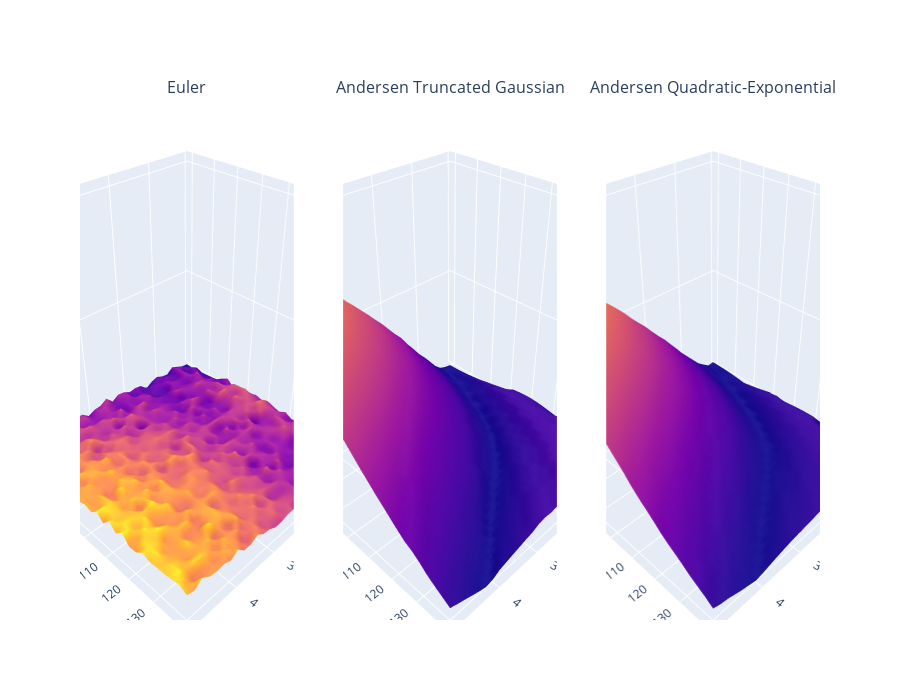

Notebook source saved alongside this figure:
### Code cell
import plotly.graph_objects as go
import plotly.express as px
from plotly.subplots import make_subplots

fig = make_subplots(rows=1, cols=3, specs=[[{'type':'surface'}, {'type':'surface'}, {'type':'surface'}]], subplot_titles = ['Euler', 'Andersen Truncated Gaussian', 'Andersen Quadratic-Exponential'], shared_xaxes=True)


max_error = max(test2_euler.values.max(), test2_anderson_tg.values.max(), test2_anderson_qe.values.max())
min_error  =min(test2_euler.values.min(), test2_anderson_tg.values.min(), test2_anderson_qe.values.min())

fig.add_trace(go.Surface(z=test2_euler.values, x=test2_euler.columns, y=test2_euler.index, showscale=False), row=1, col=1, )
fig.add_trace(go.Surface(z=test2_anderson_tg.values, x=test2_anderson_tg.columns, y=test2_anderson_tg.index, showscale=False), row=1, col=2)
fig.add_trace(go.Surface(z=test2_anderson_qe.values, x=test2_anderson_qe.columns, y=test2_anderson_qe.index, showscale=False), row=1, col=3)
fig.update_scenes(xaxis_title_text='T',  
                  yaxis_title_text='Strike',  
                  zaxis_title_text='error',
                     zaxis = dict(nticks=4, range=[min_error*(1.02),max_error*(1.02)]))

fig.update_layout(
    height=700)
fig.show()

### Figure 1 — Plotly figure (JSON) as saved in the notebook; plotly's stock layout.template omitted (floating-point values rounded to 4 significant figures; data arrays with more than 128 entries replaced by an {"elided": "..."} marker saying what was removed)
{"data": [{"scene": "scene", "showscale": false, "type": "surface", "x": [0.1, 0.269, 0.4379, 0.6069, 0.7759, 0.9448, 1.114, 1.283, 1.452, 1.621, 1.79, 1.959, 2.128, 2.297, 2.466, 2.634, 2.803, 2.972, 3.141, 3.31, 3.479, 3.648, 3.817, 3.986, 4.155, 4.324, 4.493, 4.662, 4.831, 5], "y": [60, 62.76, 65.52, 68.28, 71.03, 73.79, 76.55, 79.31, 82.07, 84.83, 87.59, 90.34, 93.1, 95.86, 98.62, 101.4, 104.1, 106.9, 109.7, 112.4, 115.2, 117.9, 120.7, 123.4, 126.2, 129.0, 131.7, 134.5, 137.2, 140], "z": {"elided": "30x30 float values"}}, {"scene": "scene2", "showscale": false, "type": "surface", "x": [0.1, 0.269, 0.4379, 0.6069, 0.7759, 0.9448, 1.114, 1.283, 1.452, 1.621, 1.79, 1.959, 2.128, 2.297, 2.466, 2.634, 2.803, 2.972, 3.141, 3.31, 3.479, 3.648, 3.817, 3.986, 4.155, 4.324, 4.493, 4.662, 4.831, 5], "y": [60, 62.76, 65.52, 68.28, 71.03, 73.79, 76.55, 79.31, 82.07, 84.83, 87.59, 90.34, 93.1, 95.86, 98.62, 101.4, 104.1, 106.9, 109.7, 112.4, 115.2, 117.9, 120.7, 123.4, 126.2, 129.0, 131.7, 134.5, 137.2, 140], "z": {"elided": "30x30 float values"}}, {"scene": "scene3", "showscale": false, "type": "surface", "x": [0.1, 0.269, 0.4379, 0.6069, 0.7759, 0.9448, 1.114, 1.283, 1.452, 1.621, 1.79, 1.959, 2.128, 2.297, 2.466, 2.634, 2.803, 2.972, 3.141, 3.31, 3.479, 3.648, 3.817, 3.986, 4.155, 4.324, 4.493, 4.662, 4.831, 5], "y": [60, 62.76, 65.52, 68.28, 71.03, 73.79, 76.55, 79.31, 82.07, 84.83, 87.59, 90.34, 93.1, 95.86, 98.62, 101.4, 104.1, 106.9, 109.7, 112.4, 115.2, 117.9, 120.7, 123.4, 126.2, 129.0, 131.7, 134.5, 137.2, 140], "z": {"elided": "30x30 float values"}}], "layout": {"annotations": [{"font": {"size": 16}, "showarrow": false, "text": "Euler", "x": 0.1444, "xanchor": "center", "xref": "paper", "y": 1, "yanchor": "bottom", "yref": "paper"}, {"font": {"size": 16}, "showarrow": false, "text": "Andersen Truncated Gaussian", "x": 0.5, "xanchor": "center", "xref": "paper", "y": 1, "yanchor": "bottom", "yref": "paper"}, {"font": {"size": 16}, "showarrow": false, "text": "Andersen Quadratic-Exponential", "x": 0.8556, "xanchor": "center", "xref": "paper", "y": 1, "yanchor": "bottom", "yref": "paper"}], "height": 700, "scene": {"domain": {"x": [0, 0.2889], "y": [0, 1]}, "xaxis": {"title": {"text": "T"}}, "yaxis": {"title": {"text": "Strike"}}, "zaxis": {"nticks": 4, "range": [0.0001976, 1.041], "title": {"text": "error"}}}, "scene2": {"domain": {"x": [0.3556, 0.6444], "y": [0, 1]}, "xaxis": {"title": {"text": "T"}}, "yaxis": {"title": {"text": "Strike"}}, "zaxis": {"nticks": 4, "range": [0.0001976, 1.041], "title": {"text": "error"}}}, "scene3": {"domain": {"x": [0.7111, 1], "y": [0, 1]}, "xaxis": {"title": {"text": "T"}}, "yaxis": {"title": {"text": "Strike"}}, "zaxis": {"nticks": 4, "range": [0.0001976, 1.041], "title": {"text": "error"}}}}}
